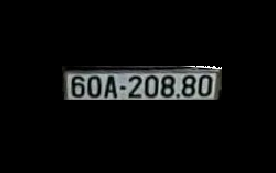
#> input picture image.png, 276 x 173 px
$ python -i gpt_visualize.py   (imports and definitions only)
#> lines starting #> are read from the running program, lines starting #| are printed output that depends on the picture; after the words box and inside, x2 and y2 are one past the last pixel; in counts of white or black regions, pixels touching at a corner belong together
import os
import sys
import time
import json
import re

import cv2
import numpy as np
import easyocr


# ===============================
# EasyOCR (CPU by default)
# ===============================
# Tip: if you have GPU and want it: easyocr.Reader(['en'], gpu=True)
# [1 line that did not run here, left out]


# ===============================
# Output helpers
# ===============================
class StepSaver:
    def __init__(self, out_root="runs"):
#> in run, img is the input picture: shape (173, 276, 3); mean B, G, R 11.1, 11.3, 10.7
        ts = time.strftime("vis_%Y%m%d_%H%M%S")
        self.out_dir = os.path.join(out_root, ts)
        os.makedirs(self.out_dir, exist_ok=True)
        self.idx = 0

    def save(self, name, img):
        """Save image with auto step index."""
        path = os.path.join(self.out_dir, f"{self.idx:02d}_{name}.jpg")
        if img is None or (hasattr(img, "size") and img.size == 0):
            raise ValueError(f"Refusing to save empty image for step '{name}'")
        cv2.imwrite(path, img)
        self.idx += 1
        return path

    # [92 lines left out: functions save_text, save_json, validate_vn_plate_pattern, post_process_vn_plate, normalize_plate, is_valid_result, not called in this run]


# ===============================
# Deskew (same idea as your code)
# ===============================
def deskew_plate(img, angle_threshold=2.0, debug=False):
    """Rotation correction using minAreaRect; fallback projection if extreme."""
#> called with angle_threshold = 2, debug = False
    if img is None:
        return img

    if len(img.shape) == 3:
        gray = cv2.cvtColor(img, cv2.COLOR_BGR2GRAY)
    else:
        gray = img.copy()

    h, w = gray.shape[:2]
#> h = 173; w = 276
    if min(h, w) < 30:
        if debug:
            print(f"Deskew: too small ({w}x{h}) -> skip")
        return img

    _, bin1 = cv2.threshold(gray, 0, 255, cv2.THRESH_BINARY_INV + cv2.THRESH_OTSU)
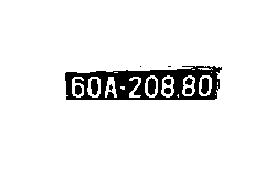
#> bin1: shape (173, 276); 92.9% white; 12 black regions (2 under 20 px), largest, box (x1, y1, x2, y2) and area: (65, 66, 222, 100) 2857, (148, 78, 156, 95) 113, (201, 78, 209, 94) 103
    _, bin2 = cv2.threshold(gray, 0, 255, cv2.THRESH_BINARY + cv2.THRESH_OTSU)
#> bin2: shape (173, 276); 7.1% white; 12 white regions (2 under 20 px)

    cnts1, _ = cv2.findContours(bin1, cv2.RETR_EXTERNAL, cv2.CHAIN_APPROX_SIMPLE)
#> cnts1 = [[[0, 0], [0, 172], [275, 172], [275, 0]]]
    cnts2, _ = cv2.findContours(bin2, cv2.RETR_EXTERNAL, cv2.CHAIN_APPROX_SIMPLE)
#> cnts2 = 3 contours, 2 with area under 20; largest, box (x1, y1, x2, y2) and area: (65, 66, 222, 100) 4370

    if len(cnts1) > len(cnts2) or (cnts1 and not cnts2):
        cnts = cnts1
    else:
        cnts = cnts2
#> cnts has the same summary as cnts2

    if not cnts:
        return img

    largest = max(cnts, key=cv2.contourArea)
#> largest = contour of 77 points, box (x1, y1, x2, y2) (65, 66, 222, 100), area 4370
    rect = cv2.minAreaRect(largest)
#> rect = ((143, 82.5), (33, 156), -90)
    angle = rect[2]
#> angle = -90

    if angle < -45:
        angle += 90
#> angle = 0
    elif angle > 45:
        angle -= 90

    if abs(angle) < angle_threshold:
        if debug:
            print(f"Deskew: angle {angle:.2f} < {angle_threshold} -> skip")
        return img

    if debug:
        print(f"Deskew: angle {angle:.2f} -> rotate")

    # Projection fallback if crazy
    if abs(angle) > 30:
        _, bin_proj = cv2.threshold(gray, 0, 255, cv2.THRESH_BINARY_INV + cv2.THRESH_OTSU)
        angles = np.arange(-15, 15, 0.5)
        best_angle, best_score = 0.0, -1.0
        center = (gray.shape[1] // 2, gray.shape[0] // 2)

        for a in angles:
            M = cv2.getRotationMatrix2D(center, a, 1.0)
            rotated = cv2.warpAffine(
                bin_proj, M, (gray.shape[1], gray.shape[0]),
                flags=cv2.INTER_CUBIC, borderMode=cv2.BORDER_CONSTANT, borderValue=0
            )
            proj = np.sum(rotated, axis=1)
            score = float(np.var(proj))
            if score > best_score:
                best_score = score
                best_angle = a

        if abs(best_angle) >= angle_threshold:
            angle = best_angle
            if debug:
                print(f"Deskew: fallback projection angle -> {angle:.2f}")

    # rotate with expanded bounds to reduce cropping
    h, w = img.shape[:2]
    center = (w // 2, h // 2)
    M = cv2.getRotationMatrix2D(center, angle, 1.0)

    cos = abs(M[0, 0])
    sin = abs(M[0, 1])
    new_w = int((h * sin) + (w * cos))
    new_h = int((h * cos) + (w * sin))

    M[0, 2] += (new_w / 2) - center[0]
    M[1, 2] += (new_h / 2) - center[1]

    border_val = (255, 255, 255) if len(img.shape) == 3 else 255
    corrected = cv2.warpAffine(
        img, M, (new_w, new_h),
        flags=cv2.INTER_CUBIC, borderMode=cv2.BORDER_CONSTANT, borderValue=border_val
    )
    return corrected


# ===============================
# Preprocess (visualize-first, mirrors your preprocess_plate)
# ===============================
def preprocess_plate_visual(img_bgr, saver: StepSaver, variant="standard", apply_deskew=True, debug=False):
    # 0 Deskew
    if apply_deskew:
        img_bgr = deskew_plate(img_bgr, angle_threshold=2.0, debug=debug)
    saver.save("03_deskew", img_bgr)

    h, w = img_bgr.shape[:2]
#> h = 173; w = 276

    # 1 Upscale (same policy)
    if min(h, w) < 50:
        scale = 5.0
    elif min(h, w) < 100:
        scale = 4.5
    else:
        scale = 4.0

    up = cv2.resize(img_bgr, None, fx=scale, fy=scale, interpolation=cv2.INTER_CUBIC)
    saver.save("04_upscale", up)

    # 2 Gray
    gray = cv2.cvtColor(up, cv2.COLOR_BGR2GRAY) if len(up.shape) == 3 else up.copy()
#> gray: shape (692, 1104)
    saver.save("05_gray", gray)

    # 3 Padding (right extra)
    gray = cv2.copyMakeBorder(gray, 20, 20, 20, 40, cv2.BORDER_CONSTANT, value=255)
#> gray: shape (732, 1164)
    saver.save("06_padding", gray)

    # 4 Denoise (gentle vs clean)
    if variant == "clean":
        if min(gray.shape) > 100:
            dn = cv2.fastNlMeansDenoising(gray, h=8, templateWindowSize=7, searchWindowSize=21)
        else:
            dn = cv2.bilateralFilter(gray, 5, 60, 60)
    else:
        if min(gray.shape) > 100:
            dn = cv2.fastNlMeansDenoising(gray, h=5, templateWindowSize=7, searchWindowSize=21)
        else:
            dn = cv2.bilateralFilter(gray, 3, 40, 40)
    saver.save("07_denoise", dn)

    # 5 CLAHE
    clip = 3.5 if variant == "high_contrast" else 2.5
    clahe = cv2.createCLAHE(clipLimit=clip, tileGridSize=(8, 8))
    enhanced = clahe.apply(dn)
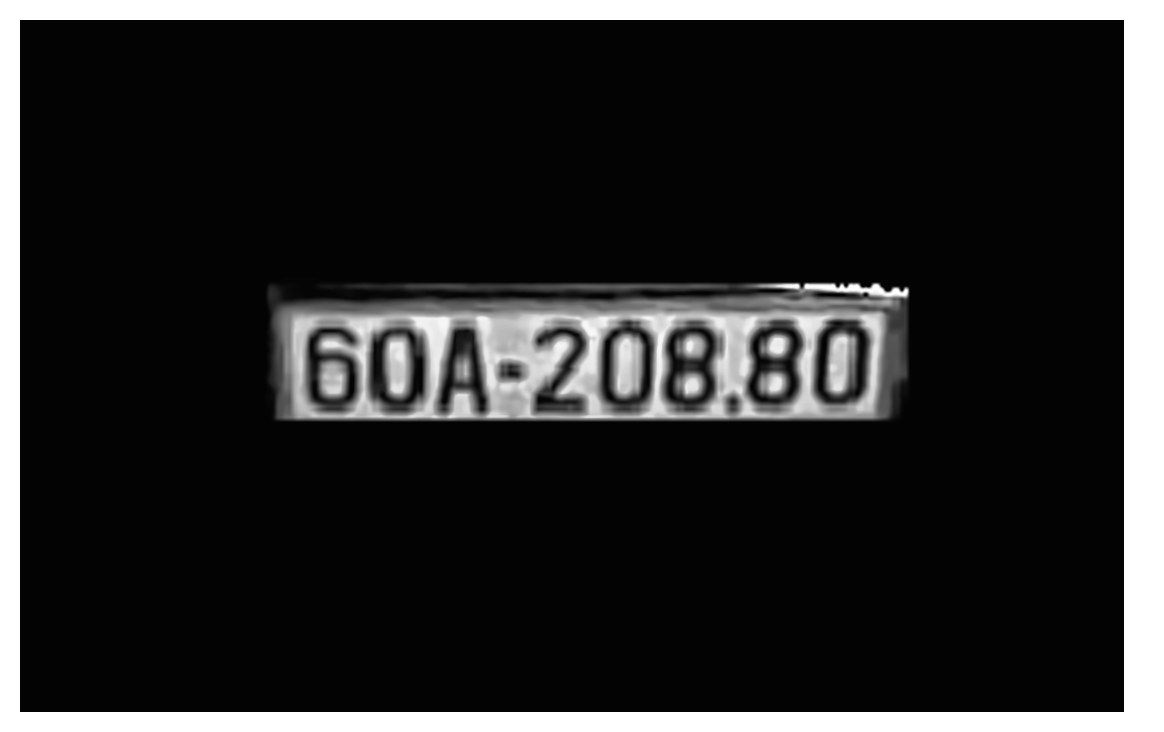
#> enhanced: shape (732, 1164); min 3, max 255, mean 41.1
    saver.save("08_clahe", enhanced)

    # 6 Sharpen
    if variant == "sharp":
        kernel = np.array([[0, -0.5, 0],
                           [-0.5, 4.5, -0.5],
                           [0, -0.5, 0]])
    else:
        kernel = np.array([[0, -0.3, 0],
                           [-0.3, 3.2, -0.3],
                           [0, -0.3, 0]])
    sharp = cv2.filter2D(enhanced, -1, kernel)
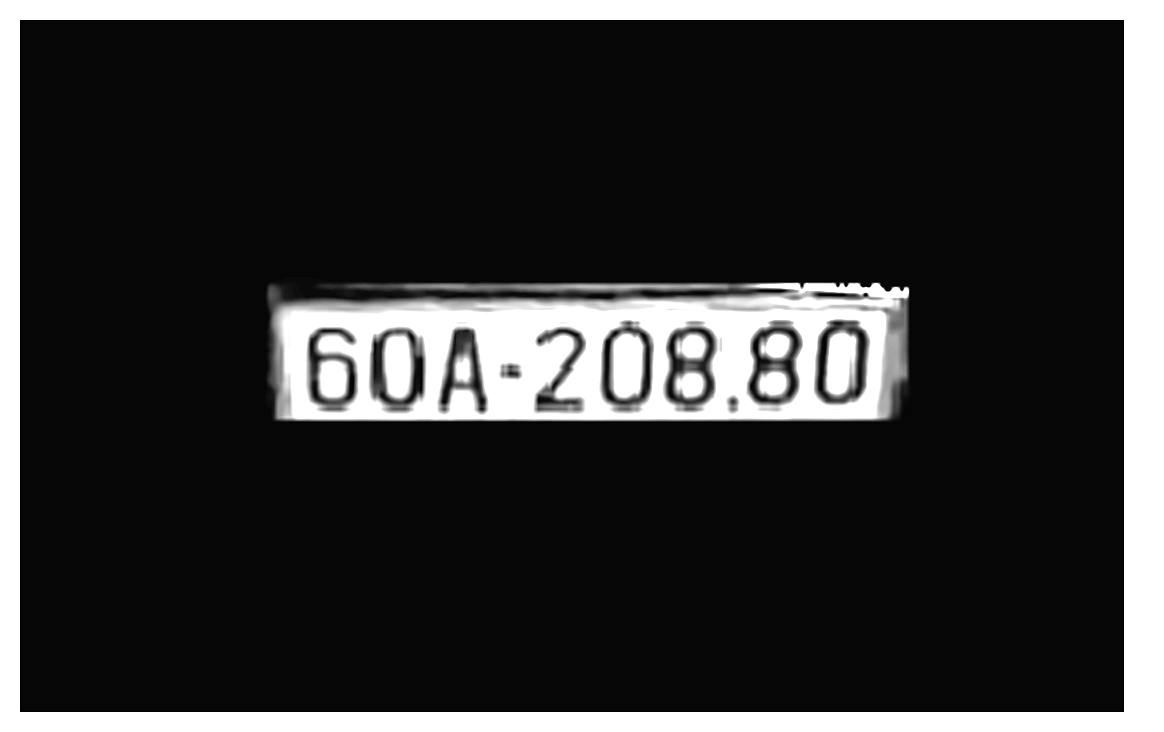
#> sharp: shape (732, 1164); min 0, max 255, mean 50.3
    sharp = np.clip(sharp, 0, 255).astype(np.uint8)
    saver.save("09_sharpen", sharp)

    # 7 Otsu binary
    _, binary = cv2.threshold(sharp, 0, 255, cv2.THRESH_BINARY + cv2.THRESH_OTSU)
#> binary: shape (732, 1164); 17.8% white; 15 white regions (2 under 20 px), largest, box (x1, y1, x2, y2) and area: (0, 0, 1164, 732) 88080, (273, 283, 909, 421) 53009, (611, 332, 645, 399) 1970
    saver.save("10_binary_otsu", binary)

    # 8 separate characters slightly
    kernel_separate = cv2.getStructuringElement(cv2.MORPH_RECT, (2, 1))
    binary_sep = cv2.morphologyEx(binary, cv2.MORPH_OPEN, kernel_separate, iterations=1)
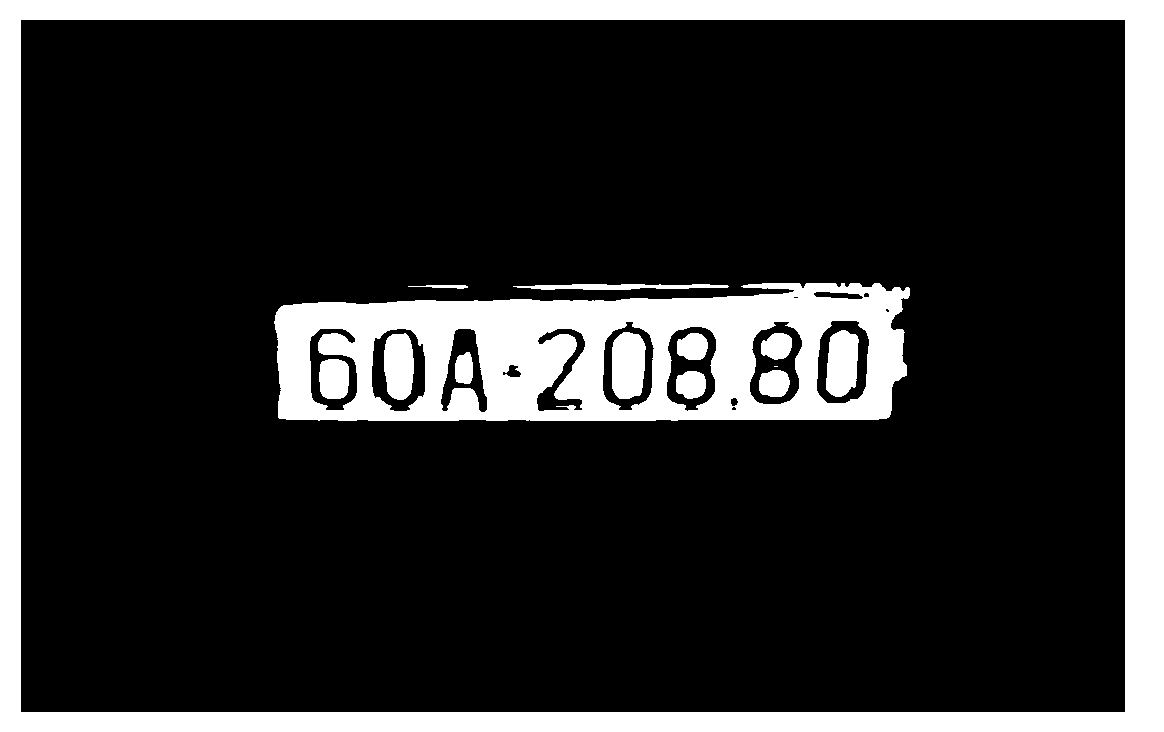
#> binary_sep: shape (732, 1164); 17.8% white; 14 white regions (1 under 20 px), largest, box (x1, y1, x2, y2) and area: (0, 0, 1164, 732) 88080, (274, 283, 910, 421) 52993, (612, 332, 646, 399) 1970
    saver.save("11_binary_separate", binary_sep)

    # 9 blend (same weights)
    binary_final = cv2.addWeighted(binary_sep, 0.7, binary, 0.3, 0)
    final = cv2.addWeighted(binary_final, 0.8, sharp, 0.2, 0)
    final = np.clip(final, 0, 255).astype(np.uint8)
    saver.save("12_final_blend", final)

    return final


# ===============================
# OCR passes (mirror your pass params)
# ===============================
def easyocr_read(img, width_ths, height_ths=None):
    if height_ths is None:
        height_ths = width_ths
    params = dict(
        detail=1,
        paragraph=False,
        width_ths=width_ths,
        height_ths=height_ths,
        slope_ths=0.1,
        allowlist="0123456789ABCDEFGHIJKLMNOPQRSTUVWXYZ",
    )
    results = reader.readtext(img, **params)
    if not results:
        return None, 0.0, []
    text = "".join([r[1] for r in results])
    conf = float(np.mean([r[2] for r in results]))
    return text, conf, results


def ocr_pass_1_clean(crop_bgr, saver: StepSaver):
    # deskew + moderate upscale + CLAHE + Otsu (as your code)
    img = deskew_plate(crop_bgr, angle_threshold=2.0, debug=False)
    h, w = img.shape[:2]
#> h = 173; w = 276
    scale = 3.5 if min(h, w) < 100 else 3.0
#> scale = 3
    img = cv2.resize(img, None, fx=scale, fy=scale, interpolation=cv2.INTER_CUBIC)
#> img: shape (519, 828, 3)
    gray = cv2.cvtColor(img, cv2.COLOR_BGR2GRAY) if len(img.shape) == 3 else img.copy()
#> gray: shape (519, 828)
    gray = cv2.copyMakeBorder(gray, 15, 15, 15, 15, cv2.BORDER_CONSTANT, value=255)
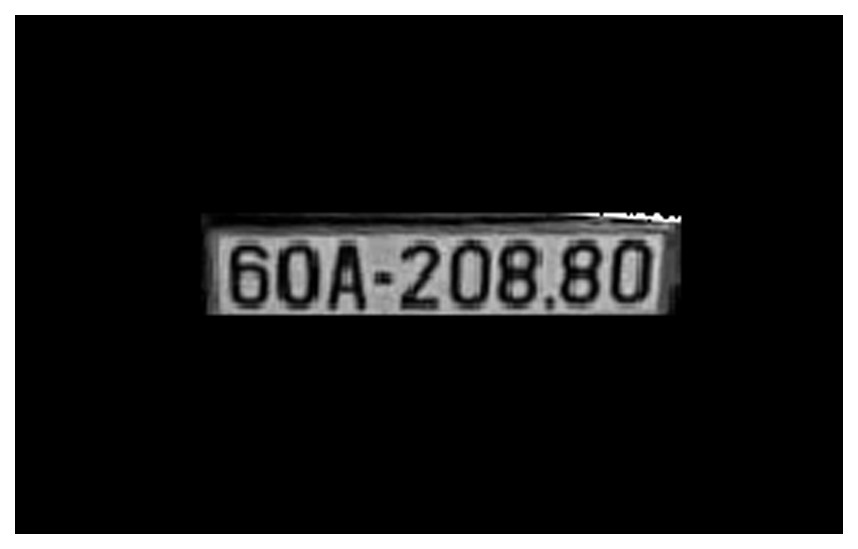
#> gray: shape (549, 858); min 0, max 255, mean 32.5
    clahe = cv2.createCLAHE(clipLimit=2.0, tileGridSize=(8, 8))
    enhanced = clahe.apply(gray)
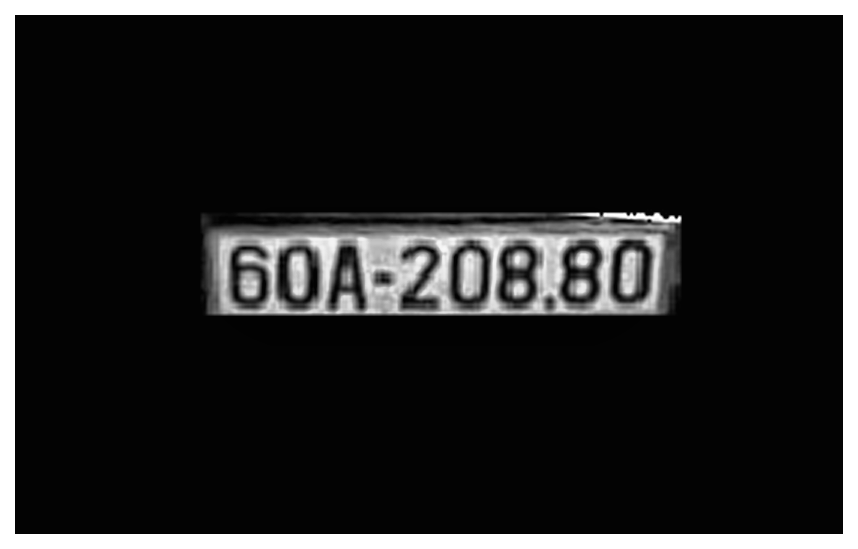
#> enhanced: shape (549, 858); min 2, max 255, mean 37.2
    _, binary = cv2.threshold(enhanced, 0, 255, cv2.THRESH_BINARY + cv2.THRESH_OTSU)
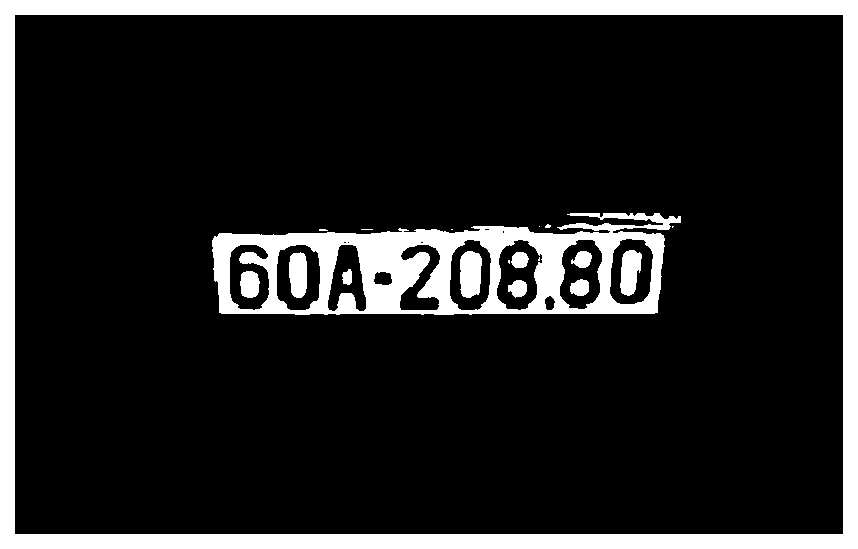
#> binary: shape (549, 858); 14.1% white; 19 white regions (8 under 20 px), largest, box (x1, y1, x2, y2) and area: (0, 0, 858, 549) 41310, (212, 213, 681, 315) 20922, (460, 251, 482, 298) 889
    saver.save("13_pass1_input", binary)
    text, conf, _ = easyocr_read(binary, width_ths=0.6, height_ths=0.6)
    return text, conf


# [64 lines left out: functions ocr_pass_2_robust, ocr_pass_3_fallback, not called in this run]


# ===============================
# Main pipeline (visualize)
# ===============================
def run(image_path: str, out_root="runs", crop_mode="none", crop_rect=None, debug=False):
    saver = StepSaver(out_root=out_root)

    img = cv2.imread(image_path)
    if img is None:
        raise ValueError(f"Cannot read image: {image_path}")

    saver.save("00_input", img)

    # NOTE:
    # This script does NOT run detection.
    # If your input is a full car image, OCR will likely fail.
    # Options:
    # - Provide a cropped plate image
    # - Or use manual crop via --crop x,y,w,h
    crop = img
    if crop_mode == "manual" and crop_rect is not None:
        x, y, w, h = crop_rect
        crop = img[y:y+h, x:x+w]
    saver.save("01_crop", crop)

    # Visualize preprocess like your preprocess_plate (final blend)
    _ = preprocess_plate_visual(crop, saver, variant="standard", apply_deskew=True, debug=debug)

    # Waterfall OCR (3 passes) + stop conditions identical spirit
    attempts = []

    t1, c1 = ocr_pass_1_clean(crop, saver)
    if t1:
        n1 = normalize_plate(t1)
        s1 = validate_vn_plate_pattern(n1)
        attempts.append({"pass": "pass1_clean", "raw": t1, "norm": n1, "conf": c1, "pattern_score": s1})
        if is_valid_result(n1, c1, min_conf=0.6, min_pattern=0.8):
            winner = attempts[-1]
            saver.save_text("17_pass1_ocr", f"raw={t1}\nconf={c1}\nnorm={n1}\npattern_score={s1}\nWIN=YES\n")
            summary = {"pass_used": "pass1_clean", **winner}
            saver.save_json("18_summary", summary)
            print(f"[WIN] pass1_clean | raw={t1} | norm={n1} | conf={c1:.3f} | pattern={s1:.2f}")
            print(f"Output folder: {saver.out_dir}")
            return

        saver.save_text("17_pass1_ocr", f"raw={t1}\nconf={c1}\nnorm={n1}\npattern_score={s1}\nWIN=NO\n")
    else:
        saver.save_text("17_pass1_ocr", "NO RESULT\n")

    t2, c2 = ocr_pass_2_robust(crop, saver)
    if t2:
        n2 = normalize_plate(t2)
        s2 = validate_vn_plate_pattern(n2)
        attempts.append({"pass": "pass2_robust", "raw": t2, "norm": n2, "conf": c2, "pattern_score": s2})
        if is_valid_result(n2, c2, min_conf=0.5, min_pattern=0.7):
            winner = attempts[-1]
            saver.save_text("18_pass2_ocr", f"raw={t2}\nconf={c2}\nnorm={n2}\npattern_score={s2}\nWIN=YES\n")
            summary = {"pass_used": "pass2_robust", **winner}
            saver.save_json("19_summary", summary)
            print(f"[WIN] pass2_robust | raw={t2} | norm={n2} | conf={c2:.3f} | pattern={s2:.2f}")
            print(f"Output folder: {saver.out_dir}")
            return

        saver.save_text("18_pass2_ocr", f"raw={t2}\nconf={c2}\nnorm={n2}\npattern_score={s2}\nWIN=NO\n")
    else:
        saver.save_text("18_pass2_ocr", "NO RESULT\n")

    t3, c3, mode3 = ocr_pass_3_fallback(crop, saver)
    if t3:
        n3 = normalize_plate(t3)
        s3 = validate_vn_plate_pattern(n3)
        winner = {"pass": f"pass3_fallback({mode3})", "raw": t3, "norm": n3, "conf": c3, "pattern_score": s3}
        attempts.append(winner)
        saver.save_text("19_pass3_ocr", f"raw={t3}\nconf={c3}\nnorm={n3}\npattern_score={s3}\nWIN=FALLBACK\n")
        summary = {"pass_used": "pass3_fallback", **winner, "attempts": attempts}
        saver.save_json("20_summary", summary)
        print(f"[FALLBACK] pass3 | raw={t3} | norm={n3} | conf={c3:.3f} | pattern={s3:.2f}")
    else:
        saver.save_text("19_pass3_ocr", "NO RESULT\n")
        summary = {"pass_used": "none", "attempts": attempts}
        saver.save_json("20_summary", summary)
        print("[FAIL] All passes produced no text.")

    print(f"Output folder: {saver.out_dir}")


# [6 lines left out: function parse_crop_arg, not called in this run]


# [35 lines not run here, left out]

#> (the run stopped early here; a loop or call above may not have finished)
